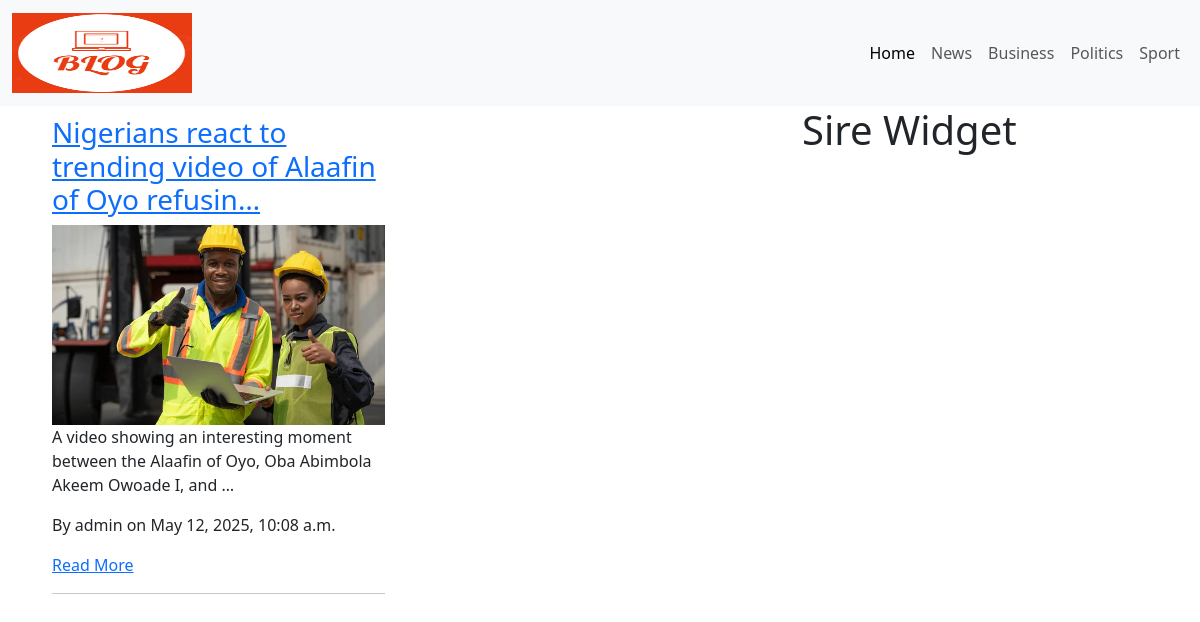
The page / on the database its author committed.
### blog/models.py (models this page shows, shortened)
class Post(models.Model):
    image = models.ImageField(upload_to= 'img/', null=True, blank=True)
    title = models.CharField(max_length=100)
    body = models.TextField()
    Category = models.ForeignKey(Category, on_delete=models.SET_NULL, null=True)
    slug = models.SlugField(max_length=100, unique=True, blank= True)
    author = models.ForeignKey(User, on_delete = models.CASCADE, related_name= 'comments')
    created_on = models.DateTimeField(auto_now =True)

### blog/views.py (the view)
# urls.py: path( '', views.home, name='home'),
def home(request):
    full_post = Post.objects.all().order_by('-created_on')
    return render(request, 'index.html', {'full_post': full_post})

### blog/templates/index.html
{% extends 'layout.html' %}
{% load static %}
{% block content %}
<main class="container">
    <div class="row">
        <section class="roww col-8">
            {% for abc in full_post %}
            <main class="colu">
                <h3><a href="{% url 'post_detail' slug=abc.slug %}">{{ abc.title| truncatechars:60}} </a></h3>
                {% if abc.image %}
                <img src="{{ abc.image.url }}" style="width: 100%; height: auto; object-fit: cover">
                 {% endif %}
                 <p>{{abc.body| truncatechars:100}}</p>
               <p>By {{abc.author}} on {{ abc.created_on}}</p>
                   <a href="{% url 'post_detail' slug=abc.slug %}">Read More</a>
                   <hr>
        </main>
        {% endfor %}
        </section>
        <aside class="col-4">
            <h1> Sire Widget</h1>
        </aside>
    </div>
</main>
{% endblock %}

### blog/templates/layout.html (style rules this page uses)
.roww { display: flex; grid-template-columns: repeat(2, 1fr); gap: 20px; }
.colu { flex: 0 0 48%; padding: 10px; box-sizing: border-box; }

### rows shown on the page
Post: title "Nigerians react to trending video of Alaafin of Oyo refusin…", image (picture), body "A video showing an interesting moment between the Alaafin of Oyo, Oba Abimbola Akeem Owoade I, and …", author "admin", created_on "May 12, 2025, 10:08 a.m."
